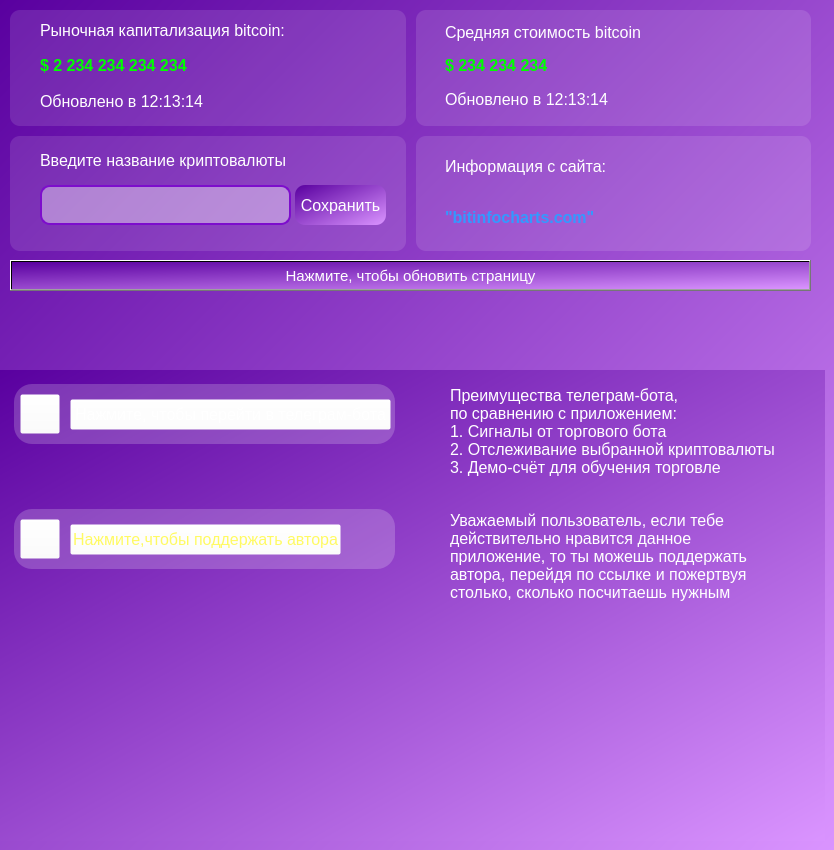
    <widget class="QWidget" name="item_page">
     <property name="styleSheet">
      <string notr="true">background: qlineargradient(spread:pad, x1:0, y1:0, x2:1, y2:1, stop:0 rgba(89, 0, 159, 255), stop:1  rgba(218, 148, 255, 255));</string>
     </property>
     <attribute name="title">
      <string>   Криптовалюта   </string>
     </attribute>
     <widget class="QFrame" name="Main_frame_item">
      <property name="geometry">
       <rect>
        <x>10</x>
        <y>10</y>
        <width>801</width>
        <height>241</height>
       </rect>
      </property>
      <property name="styleSheet">
       <string notr="true">background: rgba(255,255,255,0)</string>
      </property>
      <layout class="QVBoxLayout" name="verticalLayout_6">
       <property name="spacing">
        <number>10</number>
       </property>
       <property name="leftMargin">
        <number>0</number>
       </property>
       <property name="topMargin">
        <number>0</number>
       </property>
       <property name="rightMargin">
        <number>0</number>
       </property>
       <property name="bottomMargin">
        <number>0</number>
       </property>
       <item>
        <widget class="QFrame" name="Capitalization_frame_2">
         <property name="styleSheet">
          <string notr="true">background-color: rgb(255,255,255,0);</string>
         </property>
         <layout class="QHBoxLayout" name="horizontalLayout_2">
          <property name="spacing">
           <number>10</number>
          </property>
          <property name="leftMargin">
           <number>0</number>
          </property>
          <property name="topMargin">
           <number>0</number>
          </property>
          <property name="rightMargin">
           <number>0</number>
          </property>
          <property name="bottomMargin">
           <number>0</number>
          </property>
          <item>
           <widget class="QLabel" name="Change_capitalization_label_2">
            <property name="styleSheet">
             <string notr="true">background-color: rgb(255,255,255,30);
border-radius: 10px
</string>
            </property>
            <property name="text">
             <string/>
            </property>
           </widget>
          </item>
          <item>
           <widget class="QLabel" name="Capitalization_label_2">
            <property name="styleSheet">
             <string notr="true">background-color: rgb(255,255,255,30);
border-radius: 10px
</string>
            </property>
            <property name="text">
             <string/>
            </property>
           </widget>
          </item>
         </layout>
        </widget>
       </item>
       <item>
        <widget class="QFrame" name="Volume_frame_2">
         <property name="styleSheet">
          <string notr="true">background-color: rgb(255,255,255,0);</string>
         </property>
         <layout class="QHBoxLayout" name="horizontalLayout_7">
          <property name="spacing">
           <number>10</number>
          </property>
          <property name="leftMargin">
           <number>0</number>
          </property>
          <property name="topMargin">
           <number>0</number>
          </property>
          <property name="rightMargin">
           <number>0</number>
          </property>
          <property name="bottomMargin">
           <number>0</number>
          </property>
          <item>
           <widget class="QLabel" name="Change_volume_label_2">
            <property name="styleSheet">
             <string notr="true">background-color: rgb(255,255,255,30);
border-radius: 10px
</string>
            </property>
            <property name="text">
             <string/>
            </property>
           </widget>
          </item>
          <item>
           <widget class="QLabel" name="Volume_label_2">
            <property name="styleSheet">
             <string notr="true">background-color: rgb(255,255,255,30);
border-radius: 10px
</string>
            </property>
            <property name="text">
             <string/>
            </property>
           </widget>
          </item>
         </layout>
        </widget>
       </item>
      </layout>
     </widget>
     <widget class="QFrame" name="Value_capitalization_frame_2">
      <property name="geometry">
       <rect>
        <x>40</x>
        <y>15</y>
        <width>331</width>
        <height>101</height>
       </rect>
      </property>
      <property name="styleSheet">
       <string notr="true">background: rgba(255,255,255,0)</string>
      </property>
      <layout class="QVBoxLayout" name="verticalLayout_9">
       <property name="leftMargin">
        <number>0</number>
       </property>
       <property name="topMargin">
        <number>0</number>
       </property>
       <property name="rightMargin">
        <number>0</number>
       </property>
       <property name="bottomMargin">
        <number>0</number>
       </property>
       <item>
        <widget class="QLabel" name="Text_item_capitalization_label">
         <property name="font">
          <font>
           <pointsize>-1</pointsize>
          </font>
         </property>
         <property name="styleSheet">
          <string notr="true">font-size: 16px;
color: rgb(255,255,255);
background: rgba(255,255,255,0);</string>
         </property>
         <property name="text">
          <string>Рыночная капитализация bitcoin:</string>
         </property>
        </widget>
       </item>
       <item>
        <widget class="QLabel" name="Value_item_capitalization_label">
         <property name="styleSheet">
          <string notr="true">font-size: 16px;
color: rgb(0,255,0);
background: rgba(255,255,255,0);
font-weight: bold</string>
         </property>
         <property name="text">
          <string>$ 2 234 234 234 234</string>
         </property>
        </widget>
       </item>
       <item>
        <widget class="QLabel" name="Time_update_item_capitalization_label">
         <property name="styleSheet">
          <string notr="true">font-size: 16px;
color: rgb(255,255,255)</string>
         </property>
         <property name="text">
          <string>Обновлено в 12:13:14</string>
         </property>
        </widget>
       </item>
      </layout>
     </widget>
     <widget class="QFrame" name="Change_capitalization_frame_2">
      <property name="geometry">
       <rect>
        <x>445</x>
        <y>15</y>
        <width>331</width>
        <height>101</height>
       </rect>
      </property>
      <property name="styleSheet">
       <string notr="true">background: rgba(255,255,255,0)</string>
      </property>
      <layout class="QVBoxLayout" name="verticalLayout_11">
       <property name="spacing">
        <number>0</number>
       </property>
       <property name="leftMargin">
        <number>0</number>
       </property>
       <property name="topMargin">
        <number>0</number>
       </property>
       <property name="rightMargin">
        <number>0</number>
       </property>
       <property name="bottomMargin">
        <number>0</number>
       </property>
       <item>
        <widget class="QLabel" name="Text_avarage_item_price_label">
         <property name="font">
          <font>
           <pointsize>-1</pointsize>
          </font>
         </property>
         <property name="styleSheet">
          <string notr="true">font-size: 16px;
color: rgb(255,255,255);
background: rgba(255,255,255,0);</string>
         </property>
         <property name="text">
          <string>Средняя стоимость bitcoin</string>
         </property>
        </widget>
       </item>
       <item>
        <widget class="QLabel" name="Value_change_avarage_item_price_label">
         <property name="styleSheet">
          <string notr="true">font-size: 16px;
color: rgb(0,255,0);
background: rgba(255,255,255,0);
font-weight: bold</string>
         </property>
         <property name="text">
          <string>$ 234 234 234</string>
         </property>
        </widget>
       </item>
       <item>
        <widget class="QLabel" name="Time_update_avarage_item_price_label">
         <property name="styleSheet">
          <string notr="true">font-size: 16px;
color: rgb(255,255,255)</string>
         </property>
         <property name="text">
          <string>Обновлено в 12:13:14</string>
         </property>
        </widget>
       </item>
      </layout>
     </widget>
     <widget class="QFrame" name="Change_volume_frame_2">
      <property name="geometry">
       <rect>
        <x>445</x>
        <y>141</y>
        <width>331</width>
        <height>101</height>
       </rect>
      </property>
      <property name="styleSheet">
       <string notr="true">background: rgba(255,255,255,0)</string>
      </property>
      <layout class="QVBoxLayout" name="verticalLayout_12">
       <property name="spacing">
        <number>0</number>
       </property>
       <property name="leftMargin">
        <number>0</number>
       </property>
       <property name="topMargin">
        <number>0</number>
       </property>
       <property name="rightMargin">
        <number>0</number>
       </property>
       <property name="bottomMargin">
        <number>0</number>
       </property>
       <item>
        <widget class="QLabel" name="Text_information_source_label_2">
         <property name="font">
          <font>
           <pointsize>-1</pointsize>
          </font>
         </property>
         <property name="styleSheet">
          <string notr="true">font-size: 16px;
color: rgb(255,255,255);
background: rgba(255,255,255,0);</string>
         </property>
         <property name="text">
          <string>Информация с сайта:</string>
         </property>
        </widget>
       </item>
       <item>
        <widget class="QLabel" name="Value_information_source_label_2">
         <property name="styleSheet">
          <string notr="true">font-size: 16px;
color: rgb(51,153,255);
background: rgba(255,255,255,0);
font-weight: bold</string>
         </property>
         <property name="text">
          <string>&quot;bitinfocharts.com&quot;</string>
         </property>
        </widget>
       </item>
      </layout>
     </widget>
     <widget class="QLineEdit" name="Input_item_lineEdit">
      <property name="geometry">
       <rect>
        <x>40</x>
        <y>185</y>
        <width>251</width>
        <height>40</height>
       </rect>
      </property>
      <property name="styleSheet">
       <string notr="true">background: rgba(255,255,255,100);
border: 2px solid rgb(125, 13, 204);
border-radius: 10px;
font-size: 16px</string>
      </property>
     </widget>
     <widget class="QLabel" name="label">
      <property name="geometry">
       <rect>
        <x>40</x>
        <y>145</y>
        <width>251</width>
        <height>31</height>
       </rect>
      </property>
      <property name="styleSheet">
       <string notr="true">background: none;
color: white;
font-size: 16px</string>
      </property>
      <property name="text">
       <string>Введите название криптовалюты</string>
      </property>
     </widget>
     <widget class="QToolButton" name="Get_input_Button">
      <property name="geometry">
       <rect>
        <x>295</x>
        <y>185</y>
        <width>91</width>
        <height>40</height>
       </rect>
      </property>
      <property name="styleSheet">
       <string notr="true">font-size: 16px;
color: white;
border-radius: 10px</string>
      </property>
      <property name="text">
       <string>Сохранить</string>
      </property>
     </widget>
     <widget class="QToolButton" name="Update_item_Button">
      <property name="geometry">
       <rect>
        <x>10</x>
        <y>260</y>
        <width>801</width>
        <height>31</height>
       </rect>
      </property>
      <property name="styleSheet">
       <string notr="true">color: rgb(255,255,255);
font-size: 15px;</string>
      </property>
      <property name="text">
       <string>Нажмите, чтобы обновить страницу</string>
      </property>
     </widget>
     <widget class="QLabel" name="Footer_label_2">
      <property name="geometry">
       <rect>
        <x>0</x>
        <y>370</y>
        <width>825</width>
        <height>471</height>
       </rect>
      </property>
      <property name="text">
       <string/>
      </property>
     </widget>
     <widget class="QLabel" name="Description_telegram_bot_label_2">
      <property name="geometry">
       <rect>
        <x>450</x>
        <y>384</y>
        <width>331</width>
        <height>95</height>
       </rect>
      </property>
      <property name="styleSheet">
       <string notr="true">background: rgba(255,255,255,0);
color: rgb(255,255,255);
font-size: 16px</string>
      </property>
      <property name="text">
       <string>Преимущества телеграм-бота,
по сравнению с приложением:
1. Сигналы от торгового бота
2. Отслеживание выбранной криптовалюты
3. Демо-счёт для обучения торговле</string>
      </property>
     </widget>
     <widget class="QLabel" name="Description_support_the_autor_label_2">
      <property name="geometry">
       <rect>
        <x>450</x>
        <y>509</y>
        <width>331</width>
        <height>95</height>
       </rect>
      </property>
      <property name="styleSheet">
       <string notr="true">background: rgba(255,255,255,0);
color: rgb(255,255,255);
font-size: 16px</string>
      </property>
      <property name="text">
       <string>Уважаемый пользователь, если тебе
действительно нравится данное
приложение, то ты можешь поддержать
автора, перейдя по ссылке и пожертвуя
столько, сколько посчитаешь нужным</string>
      </property>
     </widget>
     <widget class="QPushButton" name="Coin_text_Button_2">
      <property name="geometry">
       <rect>
        <x>70</x>
        <y>524</y>
        <width>271</width>
        <height>31</height>
       </rect>
      </property>
      <property name="styleSheet">
       <string notr="true">font-size: 16px;
color: rgb(255,249,61);
background: rgba(255,255,255,0)</string>
      </property>
      <property name="text">
       <string>Нажмите,чтобы поддержать автора</string>
      </property>
     </widget>
     <widget class="QPushButton" name="Telegram_text_Button_2">
      <property name="geometry">
       <rect>
        <x>70</x>
        <y>399</y>
        <width>321</width>
        <height>31</height>
       </rect>
      </property>
      <property name="styleSheet">
       <string notr="true">font-size: 16px;
color: rgb(255,255,255);
background: rgba(255,255,255,0)</string>
      </property>
      <property name="text">
       <string>Нажмите, чтобы перейти в телеграм-бота</string>
      </property>
     </widget>
     <widget class="QPushButton" name="Switch_to_telegram_bot_Button_2">
      <property name="geometry">
       <rect>
        <x>14</x>
        <y>384</y>
        <width>381</width>
        <height>60</height>
       </rect>
      </property>
      <property name="styleSheet">
       <string notr="true">background-color: rgb(255,255,255,50);
border-radius: 18px</string>
      </property>
      <property name="text">
       <string/>
      </property>
     </widget>
     <widget class="QPushButton" name="Switch_to_support_the_autor_Button_2">
      <property name="geometry">
       <rect>
        <x>14</x>
        <y>509</y>
        <width>381</width>
        <height>60</height>
       </rect>
      </property>
      <property name="styleSheet">
       <string notr="true">background-color: rgb(255,255,255,50);
border-radius: 18px</string>
      </property>
      <property name="text">
       <string/>
      </property>
     </widget>
     <widget class="QPushButton" name="Telegram_Icon_Button_2">
      <property name="geometry">
       <rect>
        <x>20</x>
        <y>394</y>
        <width>40</width>
        <height>40</height>
       </rect>
      </property>
      <property name="styleSheet">
       <string notr="true">background: rgba(255,255,255,0);
text-align: end;</string>
      </property>
      <property name="text">
       <string/>
      </property>
      <property name="icon">
       <iconset resource="resource.qrc">
        <normaloff>:/icons/icons/icons8-телеграм-96.png</normaloff>:/icons/icons/icons8-телеграм-96.png</iconset>
      </property>
      <property name="iconSize">
       <size>
        <width>40</width>
        <height>40</height>
       </size>
      </property>
     </widget>
     <widget class="QPushButton" name="Coin_Icon_Button_2">
      <property name="geometry">
       <rect>
        <x>20</x>
        <y>519</y>
        <width>40</width>
        <height>40</height>
       </rect>
      </property>
      <property name="styleSheet">
       <string notr="true">background: rgba(255,255,255,0);
text-align: end;</string>
      </property>
      <property name="text">
       <string/>
      </property>
      <property name="icon">
       <iconset resource="resource.qrc">
        <normaloff>:/icons/icons/coin.png</normaloff>:/icons/icons/coin.png</iconset>
      </property>
      <property name="iconSize">
       <size>
        <width>40</width>
        <height>40</height>
       </size>
      </property>
     </widget>
    </widget>
